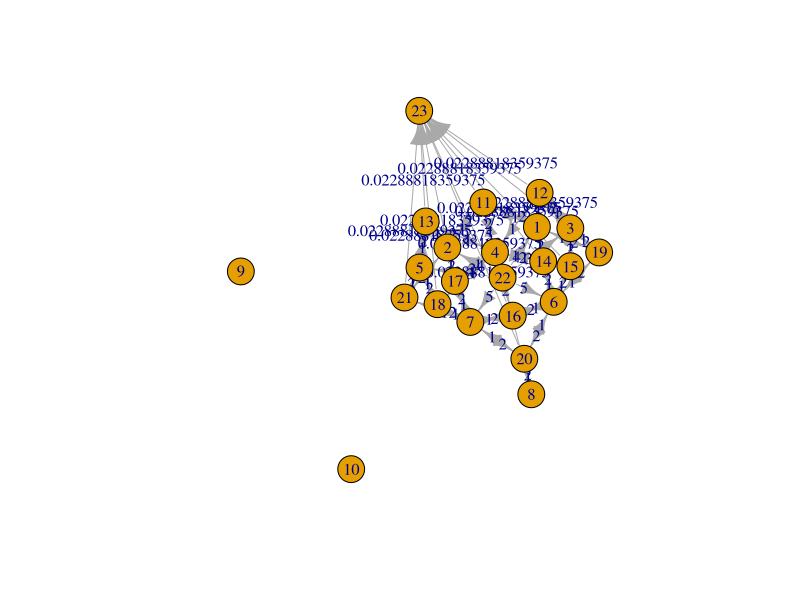

Write the R code that produced this figure.
rm(list=ls())
kite <- igraph::make_graph("Krackhardt_Kite")
# plot(kite)

g <- kite
n <- igraph::vcount(g)
tri_mat <- matrix(igraph::triangles(kite), nrow=3)
n_tri <- ncol(tri_mat)
s_idx <- n+n_tri+1
t_idx <- s_idx+1

l <- 0; u <- n^3
iter <- 1

while(u >= l + 1/(n*(n-1))){
  print(iter)
  alpha <- (l+u)/2
  n_tri_count <- sapply(1:n, function(i){length(which(tri_mat == i))})
  
  # construct the adjacency matrix
  adj_mat <- matrix(0, t_idx, t_idx)
  for(i in 1:ncol(tri_mat)){
    for(j in 1:nrow(tri_mat)){
      idx1 <- tri_mat[j,i] # idx of node
      idx2 <- n+i # idx of triangle
      adj_mat[idx1, idx2] <- 1
      adj_mat[idx2, idx1] <- 2
    }
  }
  
  for(i in 1:n){
    adj_mat[s_idx, i] <- n_tri_count[i]
  }
  
  for(i in 1:n_tri){
    adj_mat[i+n, t_idx] <- 3*alpha
  }
  
  ig <- igraph::graph.adjacency(adj_mat, mode="directed", weighted=TRUE)
  res <- igraph::st_min_cuts(ig, source = s_idx, target = t_idx)
  
  # keep the smallest partition
  idx <- which.min(sapply(res$partition1s, length))
  partition <- as.numeric(res$partition1s[[idx]])
  #print(partition)
  
  if(all(partition == s_idx)) {
    u <- alpha
  } else {
    l <- alpha
    set <- intersect(partition[-which(partition == s_idx)], 1:n)
    print(set)
  }
  
  iter <- iter + 1
}


# make the graph

plot(ig, edge.label=igraph::E(ig)$weight)


length(res$cuts)
length(res$partition1s)

igraph::incident(ig, 1, mode = "out")$weight